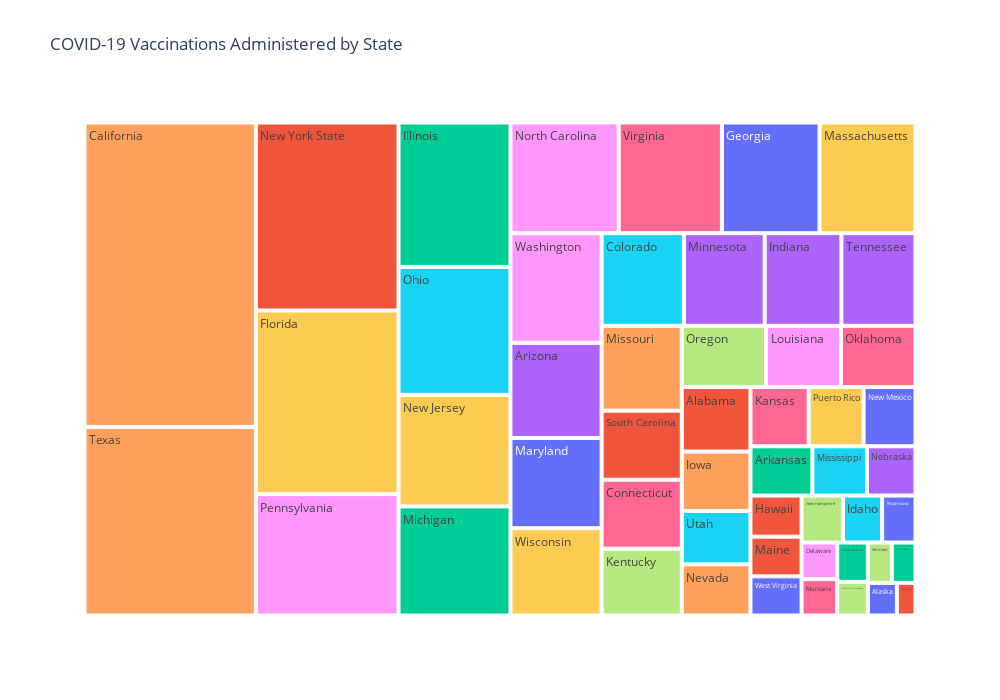

The code cell stored with this chart in its notebook:
### Code cell
# create a treemap of the total vaccinations administered by state organized by state
fig = px.treemap(vacc,
                 path=['State/Territory/Federal Entity'],
                 values='Total Doses Administered by State where Administered',
                 color='State/Territory/Federal Entity',
                 width=1000, height=700,
                 title='COVID-19 Vaccinations Administered by State',
                 )

fig.show()

### Figure 1 — Plotly figure (JSON) as saved in the notebook; plotly's stock layout.template omitted (floating-point values rounded to 4 significant figures)
{"data": [{"branchvalues": "total", "customdata": [["Alaska"], ["Alabama"], ["Arkansas"], ["Arizona"], ["California"], ["Colorado"], ["Connecticut"], ["District of Columbia"], ["Delaware"], ["Florida"], ["Georgia"], ["Hawaii"], ["Illinois"], ["Indiana"], ["Iowa"], ["Idaho"], ["Kansas"], ["Kentucky"], ["Louisiana"], ["Massachusetts"], ["Maryland"], ["Maine"], ["Michigan"], ["Minnesota"], ["Missouri"], ["Mississippi"], ["Montana"], ["New Hampshire"], ["North Carolina"], ["New Jersey"], ["New Mexico"], ["New York State"], ["North Dakota"], ["Nebraska"], ["Nevada"], ["Ohio"], ["Oklahoma"], ["Oregon"], ["Pennsylvania"], ["Puerto Rico"], ["Rhode Island"], ["South Carolina"], ["South Dakota"], ["Tennessee"], ["Texas"], ["Utah"], ["Virginia"], ["Vermont"], ["Washington"], ["Wisconsin"], ["West Virginia"], ["Wyoming"]], "domain": {"x": [0, 1], "y": [0, 1]}, "hovertemplate": "labels=%{label}<br>Total Doses Administered by State where Administered=%{value}<br>parent=%{parent}<br>id=%{id}<br>State/Territory/Federal Entity=%{customdata[0]}<extra></extra>", "ids": ["Alaska", "Alabama", "Arkansas", "Arizona", "California", "Colorado", "Connecticut", "District of Columbia", "Delaware", "Florida", "Georgia", "Hawaii", "Illinois", "Indiana", "Iowa", "Idaho", "Kansas", "Kentucky", "Louisiana", "Massachusetts", "Maryland", "Maine", "Michigan", "Minnesota", "Missouri", "Mississippi", "Montana", "New Hampshire", "North Carolina", "New Jersey", "New Mexico", "New York State", "North Dakota", "Nebraska", "Nevada", "Ohio", "Oklahoma", "Oregon", "Pennsylvania", "Puerto Rico", "Rhode Island", "South Carolina", "South Dakota", "Tennessee", "Texas", "Utah", "Virginia", "Vermont", "Washington", "Wisconsin", "West Virginia", "Wyoming"], "labels": ["Alaska", "Alabama", "Arkansas", "Arizona", "California", "Colorado", "Connecticut", "District of Columbia", "Delaware", "Florida", "Georgia", "Hawaii", "Illinois", "Indiana", "Iowa", "Idaho", "Kansas", "Kentucky", "Louisiana", "Massachusetts", "Maryland", "Maine", "Michigan", "Minnesota", "Missouri", "Mississippi", "Montana", "New Hampshire", "North Carolina", "New Jersey", "New Mexico", "New York State", "North Dakota", "Nebraska", "Nevada", "Ohio", "Oklahoma", "Oregon", "Pennsylvania", "Puerto Rico", "Rhode Island", "South Carolina", "South Dakota", "Tennessee", "Texas", "Utah", "Virginia", "Vermont", "Washington", "Wisconsin", "West Virginia", "Wyoming"], "marker": {"colors": ["#636efa", "#EF553B", "#00cc96", "#ab63fa", "#FFA15A", "#19d3f3", "#FF6692", "#B6E880", "#FF97FF", "#FECB52", "#636efa", "#EF553B", "#00cc96", "#ab63fa", "#FFA15A", "#19d3f3", "#FF6692", "#B6E880", "#FF97FF", "#FECB52", "#636efa", "#EF553B", "#00cc96", "#ab63fa", "#FFA15A", "#19d3f3", "#FF6692", "#B6E880", "#FF97FF", "#FECB52", "#636efa", "#EF553B", "#00cc96", "#ab63fa", "#FFA15A", "#19d3f3", "#FF6692", "#B6E880", "#FF97FF", "#FECB52", "#636efa", "#EF553B", "#00cc96", "#ab63fa", "#FFA15A", "#19d3f3", "#FF6692", "#B6E880", "#FF97FF", "#FECB52", "#636efa", "#EF553B"]}, "name": "", "parents": ["", "", "", "", "", "", "", "", "", "", "", "", "", "", "", "", "", "", "", "", "", "", "", "", "", "", "", "", "", "", "", "", "", "", "", "", "", "", "", "", "", "", "", "", "", "", "", "", "", "", "", ""], "type": "treemap", "values": [560662, 2617405, 1803795, 5123812, 30820835, 4506339, 3264326, 608710, 771295, 15488105, 6386954, 1239820, 9551269, 4201867, 2408958, 1087190, 2036312, 3168055, 2709800, 6276416, 4859616, 1200539, 7216189, 4421310, 4019723, 1591494, 766688, 1147521, 7078485, 7381197, 1817141, 15858599, 565496, 1413371, 2075542, 8461702, 2699387, 3047459, 10238628, 1923810, 925022, 3273403, 710757, 4055175, 19090255, 2167644, 6751219, 570823, 5907522, 4700739, 1182570, 358222]}], "layout": {"height": 700, "legend": {"tracegroupgap": 0}, "title": {"text": "COVID-19 Vaccinations Administered by State"}, "width": 1000}}
